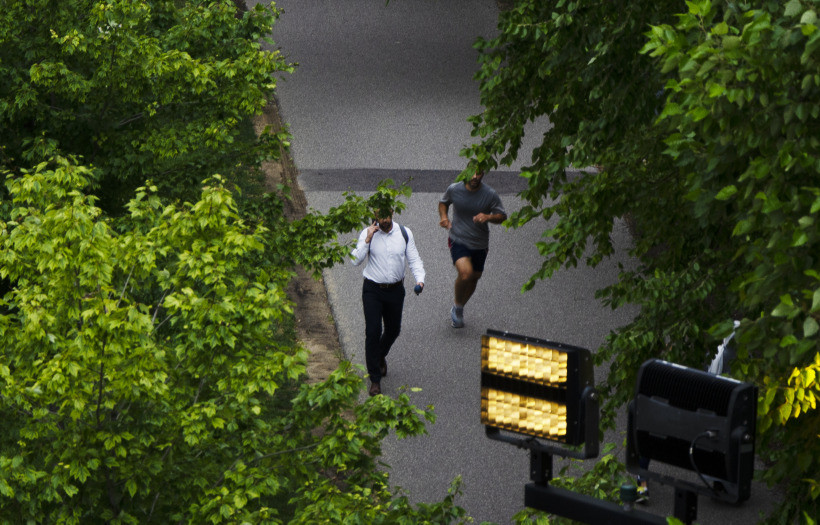
#> input picture Seam_Curving/Image/park.jpg, 2460 x 1573 px (shown at 1/3 size)
$ python main.py -resize -im Image/park.jpg -out out.png   (older library calls are emulated)
#> lines starting #> are read from the running program, lines starting #| are printed output that depends on the picture
import numpy as np
import cv2
import argparse
from numba import jit
from scipy import ndimage as ndi

SEAM_COLOR = np.array([255, 200, 200])    # seam visualization color (BGR)
SHOULD_DOWNSIZE = True                    # if True, downsize image for faster carving
DOWNSIZE_WIDTH = 500                      # resized image width if SHOULD_DOWNSIZE is True
ENERGY_MASK_CONST = 100000.0              # large energy value for protective masking
MASK_THRESHOLD = 10                       # minimum pixel intensity for binary mask
USE_FORWARD_ENERGY = True                 # if True, use forward energy algorithm

########################################
# UTILITY CODE
########################################

# [9 lines left out: function visualize, not called in this run]

def resize(image, width):
    dim = None
    h, w = image.shape[:2]
    dim = (width, int(h * width / float(w)))
    return cv2.resize(image, dim)

def rotate_image(image, clockwise):
    k = 1 if clockwise else 3
    return np.rot90(image, k)

########################################
# ENERGY FUNCTIONS
########################################

# [181 lines left out: functions backward_energy, forward_energy, add_seam, add_seam_grayscale, remove_seam, remove_seam_grayscale and 3 more, not called in this run]

########################################
# MAIN DRIVER FUNCTIONS
########################################

def seam_carve(im, dy, dx, mask=None, vis=False):
    im = im.astype(np.float64)
    h, w = im.shape[:2]
    assert h + dy > 0 and w + dx > 0 and dy <= h and dx <= w

    if mask is not None:
        mask = mask.astype(np.float64)

    output = im

    if dx < 0:
        output, mask = seams_removal(output, -dx, mask, vis)

    elif dx > 0:
        output, mask = seams_insertion(output, dx, mask, vis)

    if dy < 0:
        output = rotate_image(output, True)
        if mask is not None:
            mask = rotate_image(mask, True)
        output, mask = seams_removal(output, -dy, mask, vis, rot=True)
        output = rotate_image(output, False)

    elif dy > 0:
        output = rotate_image(output, True)
        if mask is not None:
            mask = rotate_image(mask, True)
        output, mask = seams_insertion(output, dy, mask, vis, rot=True)
        output = rotate_image(output, False)

    return output


if __name__ == '__main__':
    ap = argparse.ArgumentParser()
    group = ap.add_mutually_exclusive_group(required=True)
    group.add_argument("-resize", action='store_true')

    ap.add_argument("-im", help="Path to image", required=True)
    ap.add_argument("-out", help="Output file name", required=True)
    ap.add_argument("-mask", help="Path to (protective) mask")
    ap.add_argument("-rmask", help="Path to removal mask")
    ap.add_argument("-dy", help="Number of vertical seams to add/subtract", type=int, default=0)
    ap.add_argument("-dx", help="Number of horizontal seams to add/subtract", type=int, default=0)
    ap.add_argument("-vis", help="Visualize the seam removal process", action='store_true')
    ap.add_argument("-hremove", help="Remove horizontal seams for object removal", action='store_true')
    ap.add_argument("-backward_energy", help="Use backward energy map (default is forward)", action='store_true')
    args = vars(ap.parse_args())

    IM_PATH, MASK_PATH, OUTPUT_NAME, R_MASK_PATH = args["im"], args["mask"], args["out"], args["rmask"]

    im = cv2.imread(IM_PATH)
#> im is the input picture: shape (1573, 2460, 3); mean B, G, R 38.9, 71.6, 62.1
    assert im is not None
    mask = cv2.imread(MASK_PATH, 0) if MASK_PATH else None
    rmask = cv2.imread(R_MASK_PATH, 0) if R_MASK_PATH else None

    USE_FORWARD_ENERGY = not args["backward_energy"]

    # downsize image for faster processing
    h, w = im.shape[:2]
#> h = 1573; w = 2460
    if SHOULD_DOWNSIZE and w > DOWNSIZE_WIDTH:
        im = resize(im, width=DOWNSIZE_WIDTH)
#> in resize, `return cv2.resize(image, dim)`:
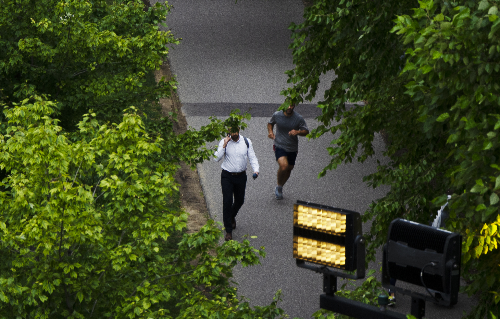
#> returned value: shape (319, 500, 3); mean of channels 0, 1, 2 38.8, 71.5, 62; drawn as B, G, R
        if mask is not None:
            mask = resize(mask, width=DOWNSIZE_WIDTH)
        if rmask is not None:
            rmask = resize(rmask, width=DOWNSIZE_WIDTH)

    # image resize mode
    if args["resize"]:
        dy, dx = args["dy"], args["dx"]
        assert dy is not None and dx is not None
        output = seam_carve(im, dy, dx, mask, args["vis"])
        cv2.imwrite(OUTPUT_NAME, output)
